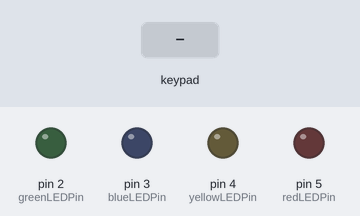
A sketch run on a simulated Arduino Uno, built with avr-gcc and run on an emulated ATmega328P. On the bench: output pins drawn as LEDs (lit = HIGH). Dashed ring = blinking. The inputs (shaded band) are chosen by the test bench. Random numbers use the default seed unless the sketch sets one; what the sketch prints to the serial monitor is not drawn.

Above: at 3.2 s.
3.3 s: keypad keys 1 3 1 2 1 1 1 0 D pressed 0.4 s apart
At 6.88 s:
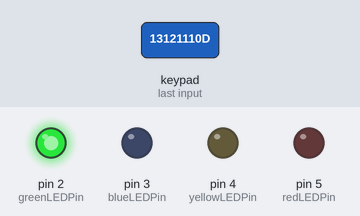
9.0 s: key '*' pressed
At 9.17 s:
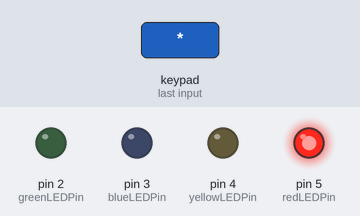
12.0 s: keypad keys 9 8 7 6 D pressed 0.4 s apart
At 13.98 s:
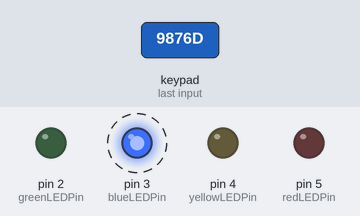
Timing chart, 0 to 16.1 s (numbered marks = the images above; inputs shaded):
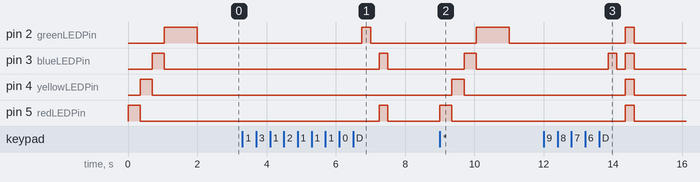

The sketch:

sketch.ino
```cpp
#include <Keypad.h>

// LED Pin variables
const int redLEDPin    = 5;  // out of guesses
const int yellowLEDPin = 4;  // too low
const int blueLEDPin   = 3;  // too high
const int greenLEDPin  = 2;  // correct

// LED Power Constants
// If LED Anode(+) connected to board:
//     Off is LOW impedance
//     On  is HIGH impedance
// Otherwise:
//     Off is HIGH impedance
//     On  is LOW impedance
const int OFF = LOW;
const int ON  = HIGH;


// Keypad Setup
const byte ROWS = 4;
const byte COLS = 4;

char keys[ROWS][COLS] =
{
  {'1', '2', '3', 'A'},
  {'4', '5', '6', 'B'},
  {'7', '8', '9', 'C'},
  {'*', '0', '#', 'D' }
};

byte rowPins[ROWS] = { 13, 12, 11, 10}; //row pins
byte colPins[COLS] = {  9,  8,  7,  6}; //column pins
Keypad keypad = Keypad(makeKeymap(keys), rowPins, colPins, ROWS, COLS);


// generate a random number between answerMin and answerMax that may or may not be the middle (based on `allowMiddleAnswer`)
int generateRandomAnswer(int answerMin, int answerMax, bool allowMiddleAnswer) {
    int answerMid = (answerMax - answerMin) / 2;

    int answer;
    do {
        answer = random(answerMin, answerMax);
    } while (!allowMiddleAnswer && answer == answerMid);
    return answer;
}


// track and handle LED light
class LEDBoard {
    public:
        bool redOn;    // out of guesses, game over
        bool yellowOn; // guess is too low  (lower than answer)
        bool blueOn;   // guess is too high (higher than answer)
        bool greenOn;  // guess is correct  (equal to the answer)

        bool prevRedOn;
        bool prevYellowOn;
        bool prevBlueOn;
        bool prevGreenOn;

        LEDBoard(bool redOn, bool yellowOn, bool blueOn, bool greenOn) {
            this->redOn    = redOn;
            this->yellowOn = yellowOn;
            this->blueOn   = blueOn;
            this->greenOn  = greenOn;

            this->prevRedOn    = redOn;
            this->prevYellowOn = yellowOn;
            this->prevBlueOn   = blueOn;
            this->prevGreenOn  = greenOn;
        }

        void updateLEDs() {
            digitalWrite(redLEDPin,    redOn    ? ON : OFF);
            digitalWrite(yellowLEDPin, yellowOn ? ON : OFF);
            digitalWrite(blueLEDPin,   blueOn   ? ON : OFF);
            digitalWrite(greenLEDPin,  greenOn  ? ON : OFF);
        }

        void saveState() {
            this->prevRedOn    = redOn;
            this->prevYellowOn = yellowOn;
            this->prevBlueOn   = blueOn;
            this->prevGreenOn  = greenOn;
        }

        void loadPrevState() {
            this->redOn    = prevRedOn;
            this->yellowOn = prevYellowOn;
            this->blueOn   = prevBlueOn;
            this->greenOn  = prevGreenOn;
        }

        void powerRedSolo() {
            this->redOn    = true;
            this->yellowOn = false;
            this->blueOn   = false;
            this->greenOn  = false;
        }

        void powerYellowSolo() {
            this->redOn    = false;
            this->yellowOn = true;
            this->blueOn   = false;
            this->greenOn  = false;
        }

        void powerBlueSolo() {
            this->redOn    = false;
            this->yellowOn = false;
            this->blueOn   = true;
            this->greenOn  = false;
        }

        void powerGreenSolo() {
            this->redOn    = false;
            this->yellowOn = false;
            this->blueOn   = false;
            this->greenOn  = true;
        }

        void setAll(bool newValue) {
            this->redOn    = newValue;
            this->yellowOn = newValue;
            this->blueOn   = newValue;
            this->greenOn  = newValue;
        }

        void blinkRed(int onDurationMS, int offDurationMS = 250) {
            this->saveState();

            this->setAll(false);
            this->updateLEDs();
            delay(offDurationMS);

            this->redOn = true;
            this->updateLEDs();
            delay(onDurationMS);

            this->redOn = false;
            this->updateLEDs();
            delay(offDurationMS);

            this->loadPrevState();
            this->updateLEDs();
        }

        void blinkYellow(int onDurationMS, int offDurationMS = 250) {
            this->saveState();

            this->setAll(false);
            this->updateLEDs();
            delay(offDurationMS);

            this->yellowOn = true;
            this->updateLEDs();
            delay(onDurationMS);

            this->yellowOn = false;
            this->updateLEDs();
            delay(offDurationMS);

            this->loadPrevState();
            this->updateLEDs();
        }

        void blinkBlue(int onDurationMS, int offDurationMS = 250) {
            this->saveState();

            this->setAll(false);
            this->updateLEDs();
            delay(offDurationMS);

            this->blueOn = true;
            this->updateLEDs();
            delay(onDurationMS);

            this->blueOn = false;
            this->updateLEDs();
            delay(offDurationMS);

            this->loadPrevState();
            this->updateLEDs();
        }

        void blinkGreen(int onDurationMS, int offDurationMS = 250) {
            this->saveState();

            this->setAll(false);
            this->updateLEDs();
            delay(offDurationMS);

            this->greenOn = true;
            this->updateLEDs();
            delay(onDurationMS);

            this->greenOn = false;
            this->updateLEDs();
            delay(offDurationMS);

            this->loadPrevState();
            this->updateLEDs();
        }

        void blinkAll(int numBlinks, int onDurationMS, int offDurationMS = 250) {
            this->saveState();

            this->setAll(false);
            this->updateLEDs();
            delay(offDurationMS);

            for (int i = 0; i < numBlinks; i++) {
              this->setAll(true);
              this->updateLEDs();
              delay(onDurationMS);

              this->setAll(false);
              this->updateLEDs();
              delay(offDurationMS);
            }

            this->loadPrevState();
            this->updateLEDs();
        }

        void blinkNumber(int number) {
            int msDelay = 250;

            // Get each digit
            int numberDigits = floor(log10(abs(number))) + 1; // number of base 10 digits
            int* digits = new int[numberDigits]; // array for each digit
            int idx = numberDigits - 1; // start at end

            // fill digits array
            do {
                digits[idx] = number % 10;
                number /= 10;
                idx--;
            } while (idx >= 0);

            // Save the LED State and turn them all off
            this->saveState();
            this->setAll(false);
            this->updateLEDs();

            // Do lights
            delay(msDelay);
            for (int i = 0; i < numberDigits; i++) {
                int targetDigit = digits[i];
                this->redOn = targetDigit == 0 || targetDigit == 1  || targetDigit == 3 || targetDigit == 5 || targetDigit == 7 || targetDigit == 9;
                this->yellowOn = targetDigit == 0 || targetDigit == 2  || targetDigit == 3 || targetDigit == 6 || targetDigit == 7;
                this->blueOn = targetDigit == 0 || targetDigit == 4  || targetDigit == 5 || targetDigit == 6 || targetDigit == 7;
                this->greenOn = targetDigit == 0 || targetDigit == 8  || targetDigit == 9;
                this->updateLEDs();
                delay(msDelay);
                this->setAll(false);
                this->updateLEDs();
                delay(msDelay);
            }
            // Restore the previous LED state
            this->loadPrevState();
            this->updateLEDs();
        }

        void cycle(int delaysMS[]) {
            this->saveState();

            setAll(false);
            this->updateLEDs();

            this->powerRedSolo();
            this->updateLEDs();
            delay(delaysMS[0]);

            this->powerYellowSolo();
            this->updateLEDs();
            delay(delaysMS[1]);

            this->powerBlueSolo();
            this->updateLEDs();
            delay(delaysMS[2]);

            this->powerGreenSolo();
            this->updateLEDs();
            delay(delaysMS[3]);

            this->loadPrevState();
            this->updateLEDs();
        }
};


// delays for cycle when (re)starting game
// how long in MS each light should be on in order RED, YELLOW, BLUE, GREEN
const int startLEDDelays[4] = {350, 350, 350, 950};

class HighLowGame {
    private:
        int answerMin;          // inclusive
        int answerMax;          // inclusive
        int max_guesses;        // max guesses each game, inclusive
        bool allowMiddleAnswer; // whether random answer can be (answerMax - answerMin) / 2

        int answer;                   // random integer in range [answerMin, answerMax] (*see allowMiddleAnswer)


    public:
        LEDBoard* board = nullptr;    // track power status of LED lights

        bool won;

        char* inputBuffer;            // buffer that tracks user input
        int inputBufferSize;          // max size of input buffer excluding terminating null byte
        int inputBufferIdx;           // current index in buffer for next input character to go
        int current_guesses;          // how many guesses have been made
        int additional_guesses;       // added to max_guesses

        HighLowGame(int answerMin, int answerMax, int max_guesses, bool allowMiddleAnswer = false) {
            // setup game constants
            this->answerMin = answerMin;
            this->answerMax = answerMax + 1; // random function uses exclusive max
            this->max_guesses = max_guesses;
            this->allowMiddleAnswer = allowMiddleAnswer;

            // initialize board
            this->board = new LEDBoard(false, false, false, false);
            this->board->updateLEDs();

            // setup input buffer
            this->inputBufferSize = floor(log10(abs(answerMax))) + 1; // get length of integer in base 10
            this->inputBuffer = new char[inputBufferSize + 1];        // +1 for terminating null byte

            // setup game variables
            this->start();
        }

        ~HighLowGame() {
            delete[] inputBuffer;
        }

        bool isOutOfGuesses() {
            return this->current_guesses >= this->max_guesses + this->additional_guesses;
        }

        bool isGameOver() {
            return this->won || this->isOutOfGuesses();
        }

        void addToInputBuffer(char newChar) {
            if (this->inputBufferIdx < this->inputBufferSize) {
                this->inputBuffer[this->inputBufferIdx] = newChar;
                Serial.print(newChar);

                this->inputBufferIdx++;
            }
        }

        void clearInputBuffer() {
            for (int i = 0; i < this->inputBufferSize; i++) {
              this->inputBuffer[i] = 0;
            }
            this->inputBufferIdx = 0;
        }

        void oneMoreGuess() {
            this->additional_guesses += 1;
        }

        void blinkGuesses(int onDurationMS, int offDurationMS = 250) {
            this->board->blinkAll(this->current_guesses, onDurationMS, offDurationMS);
        }

        void blinkSecretNumber() {
            this->board->blinkNumber(this->answer);
        }

        void start() {
            this->board->setAll(false);
            this->board->updateLEDs();

            Serial.println("(re)starting...");
            this->won = false;            // ...
            this->clearInputBuffer();     // init values and 0 index
                                          // generate and set answer to rand value
            this->answer = generateRandomAnswer(this->answerMin, this->answerMax, this->allowMiddleAnswer);
            Serial.println(this->answer);
            this->current_guesses = 0;    // init guess counter
            this->additional_guesses = 0; // start game with 0 additional guesses

            this->board->cycle(startLEDDelays);
            Serial.println("(re)starting done...");
        }

        void outOfGuesses() {
            this->board->redOn = true;
            this->board->updateLEDs();
            Serial.println("Game Over! You lost!");
            Serial.print("Guesses Made: ");
            Serial.println(this->current_guesses);
            Serial.print("Answer: ");
            Serial.println(this->answer);
            Serial.println();
        }

        void guessInvalid() {
            this->board->blinkRed(1000);
        }

        void guessLow() {
            this->board->powerYellowSolo();
            this->board->updateLEDs();
            Serial.println("Too Low!");
            Serial.println();
        }

        void guessHigh() {
            this->board->powerBlueSolo();
            this->board->updateLEDs();
            Serial.println("Too High!");
            Serial.println();
        }

        void guessCorrect() {
            this->won = true;

            this->board->powerGreenSolo();
            this->board->updateLEDs();
            Serial.println("Correct!");
            Serial.println();
            Serial.println("Game Over! You won!");
            Serial.print("Guesses Made: ");
            Serial.println(this->current_guesses);
            Serial.print("Answer: ");
            Serial.println(this->answer);
        }

        void submitGuess() {
            if (!this->isGameOver()) {
                int guess = atoi(this->inputBuffer);

                if (guess >= this->answerMin && guess <= this->answerMax) {
                    this->current_guesses += 1;
                    if (guess == this->answer) {
                        this->guessCorrect();
                    } else if (guess < this->answer) {
                        this->guessLow();
                    } else if (guess > this->answer) {
                        this->guessHigh();
                    }

                    if (this->isOutOfGuesses() && !this->won) {
                        this->outOfGuesses();
                    }
                } else {
                    this->guessInvalid();
                }

                this->clearInputBuffer();
            }
        }
};


// game instance
HighLowGame* game = nullptr;


// special function. runs on start.
void setup() {
    // initialize Serial Connection
    Serial.begin(9600);
    randomSeed(analogRead(0));
    Serial.println("starting setup...");

    // setup LED Pins as output
    pinMode(redLEDPin,    OUTPUT);
    pinMode(yellowLEDPin, OUTPUT);
    pinMode(blueLEDPin,   OUTPUT);
    pinMode(greenLEDPin,  OUTPUT);

    // initialize Game Parameter Values
    int answerMin          =     1; // inclusive
    int answerMax          =   100; // inclusive
    int max_guesses        =     8; // max guesses each game, inclusive
    bool allowMiddleAnswer = false; // whether random answer can be (answerMax - answerMin) / 2

    // create game instance
    game = new HighLowGame(answerMin, answerMax, max_guesses, allowMiddleAnswer);

    // debugging output
    Serial.println("setup done...\n");

    Serial.print("Guesses Made: ");
    Serial.println(game->current_guesses);
    Serial.print("Current Buffer: ");
}


// main loop
void loop() {
    char key = keypad.getKey();
    if (key) {
        if (game->isGameOver()) {
            // if out of guesses or guessed correctly
            switch(key) {
                case '*':
                    Serial.println();
                    Serial.println();

                    game->start();

                    Serial.print("Guesses Made: ");
                    Serial.println(game->current_guesses);
                    Serial.print("Current Buffer: ");
                    break;
                case 'C':
                    game->blinkGuesses(550);
                    break;
                case 'B':
                    if (!game->won) {
                        game->board->redOn = false;
                        game->board->updateLEDs();

                        game->oneMoreGuess();
                        Serial.print("Guesses Made: ");
                        Serial.println(game->current_guesses);
                        Serial.print("Current Buffer: ");
                    }
                    break;
                default:
                    break;
            }
        } else {
            // if game is in progress
            // "*" key restarts the game
            // "C" key blinks number of guesses made in current game including additional
            // "B" key gives another guess even if game is over
            // "A" key clears current input buffer
            // "#" key submits current input buffer as guess
            // Every other key is added to buffer and sets lights to off
            // "D" blinks answer in base 2
            switch(key) {
                case '*':
                    Serial.println();
                    Serial.println();

                    game->start();

                    Serial.print("Guesses Made: ");
                    Serial.println(game->current_guesses);
                    Serial.print("Current Buffer: ");
                    break;
                case 'D':
                    game->blinkSecretNumber();
                    break;
                case 'C':
                    game->blinkGuesses(550);
                    break;
                case 'B':
                    game->oneMoreGuess();
                    break;
                case 'A':
                    Serial.println();

                    game->clearInputBuffer();

                    Serial.print("Guesses Made: ");
                    Serial.println(game->current_guesses);
                    Serial.print("Current Buffer: ");
                    break;
                case '#':
                    Serial.println();

                    game->submitGuess();

                    if (!game->isGameOver()) {
                        Serial.print("Guesses Made: ");
                        Serial.println(game->current_guesses);
                        Serial.print("Current Buffer: ");
                    }
                    break;
                default:
                    game->board->setAll(false);
                    game->board->updateLEDs();

                    game->addToInputBuffer(key);
                    break;
            }
        }
    }
}
```

Measured:
- after the input at 3.3 s, pin 2 (greenLEDPin): LOW → HIGH after 3.5 s, → LOW 0.25 s later; pin 3 (blueLEDPin), pin 5 (redLEDPin): LOW → HIGH after 4.0 s, → LOW 0.25 s later
- after the input at 9.0 s, pin 2 (greenLEDPin): LOW → HIGH after 1.1 s, → LOW 0.95 s later; pin 3 (blueLEDPin): LOW → HIGH after 0.70 s, → LOW 0.35 s later; pin 4 (yellowLEDPin): LOW → HIGH after 0.35 s, → LOW 0.35 s later; pin 5 (redLEDPin): LOW → HIGH at once, → LOW 0.35 s later
- after the input at 12.0 s, pin 2 (greenLEDPin), pin 4 (yellowLEDPin), pin 5 (redLEDPin): LOW → HIGH after 2.4 s, → LOW 0.25 s later; pin 3 (blueLEDPin): alternates HIGH for 0.25 s and LOW for 0.25 s, 4 changes in all, then stays LOW, starting after 1.9 s
